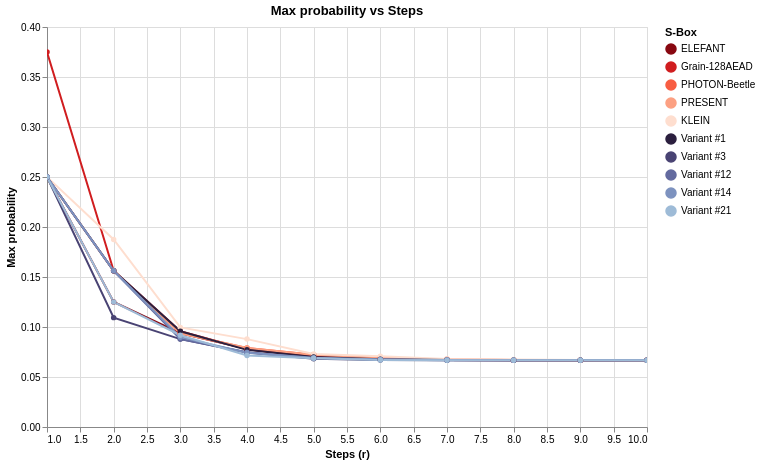

Notebook code cell kept with this figure:
### Code cell
chart_mp = compare_max_probability_altair(
    specs,
    r_values=list(range(1,11)),
    log_scale=False,
    detail=True
)
chart_mp

### Figure 1 — Vega-Lite specification as saved in the notebook (floating-point values rounded to 4 significant figures)
{"config": {"view": {"continuousWidth": 300, "continuousHeight": 300}}, "data": {"name": "data-bdb44ed777c0912e303a9d0bc31426ed"}, "mark": {"type": "line", "point": true}, "encoding": {"color": {"field": "S-Box", "legend": {"title": "S-Box"}, "scale": {"domain": ["ELEFANT", "Grain-128AEAD", "PHOTON-Beetle", "PRESENT", "KLEIN", "Variant #1", "Variant #3", "Variant #12", "Variant #14", "Variant #21"], "range": ["#880811", "#d01d1f", "#f85d42", "#fca082", "#fedecf", "#2b1f3e", "#494373", "#636a9f", "#7d92bf", "#9ebbd7"]}, "type": "nominal"}, "tooltip": [{"field": "r", "type": "quantitative"}, {"field": "S-Box", "type": "nominal"}, {"field": "Max probability", "type": "quantitative"}], "x": {"field": "r", "title": "Steps (r)", "type": "quantitative"}, "y": {"field": "Max probability", "scale": {}, "title": "Max probability", "type": "quantitative"}}, "height": 400, "params": [{"name": "param_1e9efca18e7a2868", "select": {"type": "interval", "encodings": ["x", "y"]}, "bind": "scales"}], "title": "Max probability vs Steps", "width": 600, "$schema": "https://vega.github.io/schema/vega-lite/v6.1.0.json", "datasets": {"data-bdb44ed777c0912e303a9d0bc31426ed": [{"r": 1, "S-Box": "ELEFANT", "Max probability": 0.25}, {"r": 2, "S-Box": "ELEFANT", "Max probability": 0.125}, {"r": 3, "S-Box": "ELEFANT", "Max probability": 0.09375}, {"r": 4, "S-Box": "ELEFANT", "Max probability": 0.07812}, {"r": 5, "S-Box": "ELEFANT", "Max probability": 0.06982}, {"r": 6, "S-Box": "ELEFANT", "Max probability": 0.06805}, {"r": 7, "S-Box": "ELEFANT", "Max probability": 0.06709}, {"r": 8, "S-Box": "ELEFANT", "Max probability": 0.06682}, {"r": 9, "S-Box": "ELEFANT", "Max probability": 0.06672}, {"r": 10, "S-Box": "ELEFANT", "Max probability": 0.06669}, {"r": 1, "S-Box": "Grain-128AEAD", "Max probability": 0.375}, {"r": 2, "S-Box": "Grain-128AEAD", "Max probability": 0.1562}, {"r": 3, "S-Box": "Grain-128AEAD", "Max probability": 0.0957}, {"r": 4, "S-Box": "Grain-128AEAD", "Max probability": 0.07764}, {"r": 5, "S-Box": "Grain-128AEAD", "Max probability": 0.07004}, {"r": 6, "S-Box": "Grain-128AEAD", "Max probability": 0.06794}, {"r": 7, "S-Box": "Grain-128AEAD", "Max probability": 0.06707}, {"r": 8, "S-Box": "Grain-128AEAD", "Max probability": 0.0668}, {"r": 9, "S-Box": "Grain-128AEAD", "Max probability": 0.0667}, {"r": 10, "S-Box": "Grain-128AEAD", "Max probability": 0.06668}, {"r": 1, "S-Box": "PHOTON-Beetle", "Max probability": 0.25}, {"r": 2, "S-Box": "PHOTON-Beetle", "Max probability": 0.1562}, {"r": 3, "S-Box": "PHOTON-Beetle", "Max probability": 0.09375}, {"r": 4, "S-Box": "PHOTON-Beetle", "Max probability": 0.0791}, {"r": 5, "S-Box": "PHOTON-Beetle", "Max probability": 0.07227}, {"r": 6, "S-Box": "PHOTON-Beetle", "Max probability": 0.06882}, {"r": 7, "S-Box": "PHOTON-Beetle", "Max probability": 0.06766}, {"r": 8, "S-Box": "PHOTON-Beetle", "Max probability": 0.06699}, {"r": 9, "S-Box": "PHOTON-Beetle", "Max probability": 0.06683}, {"r": 10, "S-Box": "PHOTON-Beetle", "Max probability": 0.06672}, {"r": 1, "S-Box": "PRESENT", "Max probability": 0.25}, {"r": 2, "S-Box": "PRESENT", "Max probability": 0.1562}, {"r": 3, "S-Box": "PRESENT", "Max probability": 0.09375}, {"r": 4, "S-Box": "PRESENT", "Max probability": 0.0791}, {"r": 5, "S-Box": "PRESENT", "Max probability": 0.07227}, {"r": 6, "S-Box": "PRESENT", "Max probability": 0.06882}, {"r": 7, "S-Box": "PRESENT", "Max probability": 0.06766}, {"r": 8, "S-Box": "PRESENT", "Max probability": 0.06699}, {"r": 9, "S-Box": "PRESENT", "Max probability": 0.06683}, {"r": 10, "S-Box": "PRESENT", "Max probability": 0.06672}, {"r": 1, "S-Box": "KLEIN", "Max probability": 0.25}, {"r": 2, "S-Box": "KLEIN", "Max probability": 0.1875}, {"r": 3, "S-Box": "KLEIN", "Max probability": 0.09961}, {"r": 4, "S-Box": "KLEIN", "Max probability": 0.08789}, {"r": 5, "S-Box": "KLEIN", "Max probability": 0.07303}, {"r": 6, "S-Box": "KLEIN", "Max probability": 0.07065}, {"r": 7, "S-Box": "KLEIN", "Max probability": 0.06792}, {"r": 8, "S-Box": "KLEIN", "Max probability": 0.06744}, {"r": 9, "S-Box": "KLEIN", "Max probability": 0.06692}, {"r": 10, "S-Box": "KLEIN", "Max probability": 0.06682}, {"r": 1, "S-Box": "Variant #1", "Max probability": 0.25}, {"r": 2, "S-Box": "Variant #1", "Max probability": 0.1562}, {"r": 3, "S-Box": "Variant #1", "Max probability": 0.0957}, {"r": 4, "S-Box": "Variant #1", "Max probability": 0.07715}, {"r": 5, "S-Box": "Variant #1", "Max probability": 0.07001}, {"r": 6, "S-Box": "Variant #1", "Max probability": 0.06769}, {"r": 7, "S-Box": "Variant #1", "Max probability": 0.06701}, {"r": 8, "S-Box": "Variant #1", "Max probability": 0.06676}, {"r": 9, "S-Box": "Variant #1", "Max probability": 0.0667}, {"r": 10, "S-Box": "Variant #1", "Max probability": 0.06668}, {"r": 1, "S-Box": "Variant #3", "Max probability": 0.25}, {"r": 2, "S-Box": "Variant #3", "Max probability": 0.1094}, {"r": 3, "S-Box": "Variant #3", "Max probability": 0.08789}, {"r": 4, "S-Box": "Variant #3", "Max probability": 0.07446}, {"r": 5, "S-Box": "Variant #3", "Max probability": 0.06815}, {"r": 6, "S-Box": "Variant #3", "Max probability": 0.06707}, {"r": 7, "S-Box": "Variant #3", "Max probability": 0.06685}, {"r": 8, "S-Box": "Variant #3", "Max probability": 0.06671}, {"r": 9, "S-Box": "Variant #3", "Max probability": 0.06669}, {"r": 10, "S-Box": "Variant #3", "Max probability": 0.06667}, {"r": 1, "S-Box": "Variant #12", "Max probability": 0.25}, {"r": 2, "S-Box": "Variant #12", "Max probability": 0.1562}, {"r": 3, "S-Box": "Variant #12", "Max probability": 0.08789}, {"r": 4, "S-Box": "Variant #12", "Max probability": 0.07471}, {"r": 5, "S-Box": "Variant #12", "Max probability": 0.06876}, {"r": 6, "S-Box": "Variant #12", "Max probability": 0.06746}, {"r": 7, "S-Box": "Variant #12", "Max probability": 0.06681}, {"r": 8, "S-Box": "Variant #12", "Max probability": 0.06672}, {"r": 9, "S-Box": "Variant #12", "Max probability": 0.06668}, {"r": 10, "S-Box": "Variant #12", "Max probability": 0.06667}, {"r": 1, "S-Box": "Variant #14", "Max probability": 0.25}, {"r": 2, "S-Box": "Variant #14", "Max probability": 0.1562}, {"r": 3, "S-Box": "Variant #14", "Max probability": 0.08984}, {"r": 4, "S-Box": "Variant #14", "Max probability": 0.07422}, {"r": 5, "S-Box": "Variant #14", "Max probability": 0.06934}, {"r": 6, "S-Box": "Variant #14", "Max probability": 0.06745}, {"r": 7, "S-Box": "Variant #14", "Max probability": 0.06696}, {"r": 8, "S-Box": "Variant #14", "Max probability": 0.06676}, {"r": 9, "S-Box": "Variant #14", "Max probability": 0.0667}, {"r": 10, "S-Box": "Variant #14", "Max probability": 0.06668}, {"r": 1, "S-Box": "Variant #21", "Max probability": 0.25}, {"r": 2, "S-Box": "Variant #21", "Max probability": 0.125}, {"r": 3, "S-Box": "Variant #21", "Max probability": 0.0918}, {"r": 4, "S-Box": "Variant #21", "Max probability": 0.07153}, {"r": 5, "S-Box": "Variant #21", "Max probability": 0.06866}, {"r": 6, "S-Box": "Variant #21", "Max probability": 0.0671}, {"r": 7, "S-Box": "Variant #21", "Max probability": 0.06679}, {"r": 8, "S-Box": "Variant #21", "Max probability": 0.0667}, {"r": 9, "S-Box": "Variant #21", "Max probability": 0.06668}, {"r": 10, "S-Box": "Variant #21", "Max probability": 0.06667}]}}
